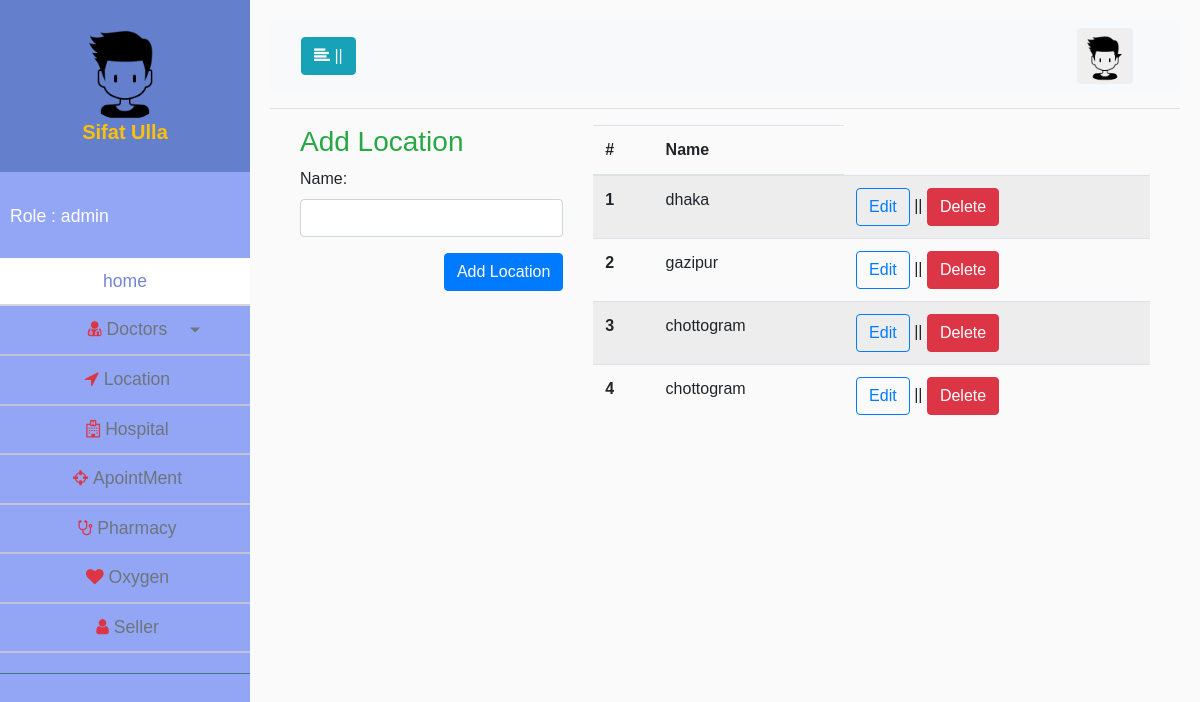
The app's page /adminpanel/location.php (signed in) with its own data.
### tables this page shows
CREATE TABLE `locations` (
  `loc_id` int(11) NOT NULL,
  `loc_name` varchar(200) NOT NULL
);

### classes/Hospital.php (called while the page is built, shortened)
<?php
 $filepath = realpath(dirname(__FILE__));
 include_once ($filepath.'/../lib/Database.php');
class Hospital
{
	private $db;
	function __construct(){
		$this->db = new Database();
	}
	public function allLocation(){
		$sql ='SELECT * FROM locations';
		$fetchAll = $this->db->select($sql);
		return $fetchAll;
	}
}

### lib/Database.php (called while the page is built, shortened)
<?php
Class Database{
	public $host   = DB_HOST;
	public $user   = DB_USER;
	public $pass   = DB_PASS;
	public $dbname = DB_NAME;
	public $link;
	private function connectDB(){
	$this->link = new mysqli($this->host, $this->user, $this->pass, $this->dbname);
 }
	public function select($query){
		$result = $this->link->query($query) or die($this->link->error.__LINE__);
		if($result->num_rows > 0){
			return $result;
		} else {
			return false;
		}
	}
}

### adminpanel/location.php (the view, shortened to what this page needs)
<?php include "inc/header.php";
 ?>
		<div class="container-fluid">
			<div class="container">
				<div class="row">
					<div class="col-md-4">
						<?php
							if (isset($_GET['editlocation'])) {
								include "inc/editLocation.php";
							} else {
								include "inc/addLocation.php";
							}
						 ?>
					</div>
					<div class="col-md-8">
						<table class="table table-striped">
							  <thead>
							    <tr>
							      <th scope="col">#</th>
							      <th scope="col">Name</th>
							    </tr>
							  </thead>
							  <tbody>
							  	<?php
									$doc = $Hospital->allLocation();
									if ($doc) {
										$i = 0;
									  	while($value = $doc->fetch_assoc()){
									  		$i++;
								?>
								    <tr>
								      <th scope="row"><?php echo $i; ?></th>
								      <td><?php echo $value['loc_name']; ?>
								      <td><a href="?editlocation&id=<?php echo $value['loc_id']; ?>" class="btn btn-outline-primary">Edit</a> || <a href="?deletelocation=<?php echo $value['loc_id']; ?>" class="btn btn-danger">Delete</a></td>
								    </tr>
							    <?php }} ?>
							  </tbody>
						</table>
					</div>
				</div>
			</div>
		</div>
<?php
	include "inc/footer.php";
?>

### css/style.css (style rules this page uses)
body { font-family: 'Poppins', sans-serif; background: #fafafa; }

### records on screen
locations: loc_name "dhaka"
locations: loc_name "gazipur"
locations: loc_name "chottogram"
locations: loc_name "chottogram"

### other values on screen
$_SESSION['f_name'] "Sifat"
$_SESSION['l_name'] "Ulla"
